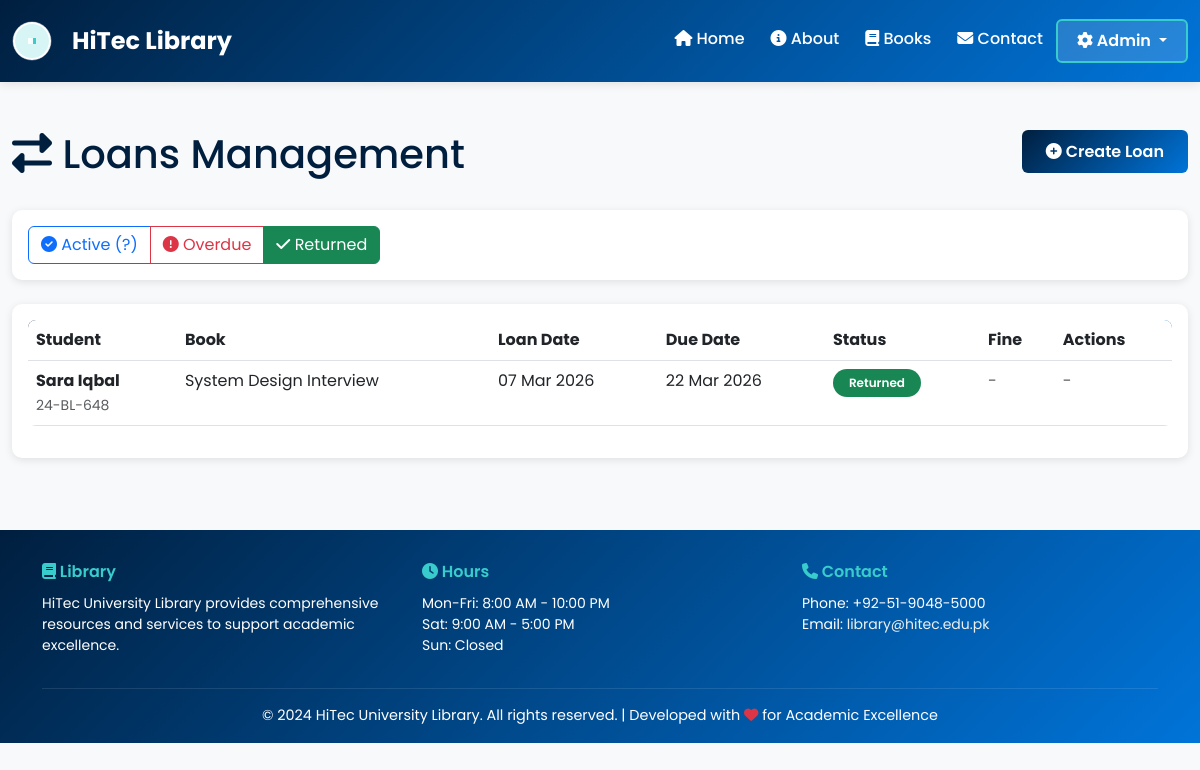
Page /admin/loans?status=returned (signed in) on the earlier database version.
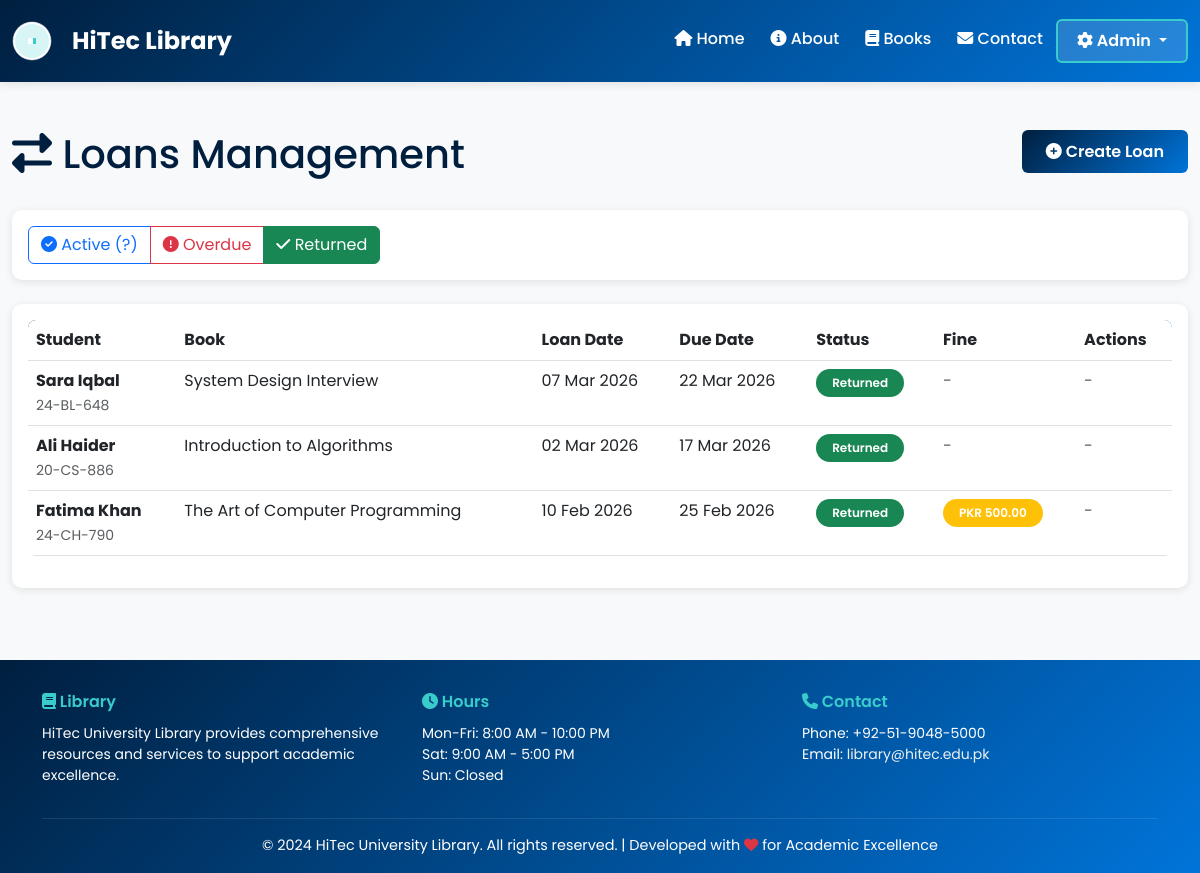
Same page on the later database version.
### app.py (models this page shows, shortened)
class Loan(db.Model):
    id = db.Column(db.Integer, primary_key=True)
    student_id = db.Column(db.Integer, db.ForeignKey('student.id'), nullable=False)
    book_id = db.Column(db.Integer, db.ForeignKey('book.id'), nullable=False)
    loan_date = db.Column(db.DateTime, default=get_utc_now)
    due_date = db.Column(db.DateTime, nullable=False)
    return_date = db.Column(db.DateTime)
    is_returned = db.Column(db.Boolean, default=False)
    fine_amount = db.Column(db.Float, default=0.0)
    def calculate_fine(self):
        if not self.is_returned:
            now = get_utc_now()
            if now > self.due_date:
                days_overdue = (now - self.due_date).days
                self.fine_amount = days_overdue * LATE_FEE_PER_DAY
        return self.fine_amount

class Student(db.Model):
    id = db.Column(db.Integer, primary_key=True)
    name = db.Column(db.String(150), nullable=False)
    email = db.Column(db.String(100), unique=True, nullable=False)
    roll_number = db.Column(db.String(20), unique=True, nullable=False)
    phone = db.Column(db.String(15))
    department = db.Column(db.String(100))
    semester = db.Column(db.Integer)
    library_card_number = db.Column(db.String(50), unique=True, nullable=False)
    card_status = db.Column(db.String(20), default='active')  # active, suspended, expired
    total_fines = db.Column(db.Float, default=0.0)
    registered_at = db.Column(db.DateTime, default=get_utc_now)
    loans = db.relationship('Loan', backref='student', lazy=True)
    reviews = db.relationship('Review', backref='student', lazy=True)

class Book(db.Model):
    id = db.Column(db.Integer, primary_key=True)
    title = db.Column(db.String(200), nullable=False)
    author = db.Column(db.String(150), nullable=False)
    isbn = db.Column(db.String(20), unique=True)
    genre = db.Column(db.String(50))
    year_published = db.Column(db.Integer)
    publisher = db.Column(db.String(150))
    total_copies = db.Column(db.Integer, default=1)
    available_copies = db.Column(db.Integer, default=1)
    cover_image = db.Column(db.String(500))
    description = db.Column(db.Text)
    average_rating = db.Column(db.Float, default=0.0)
    created_at = db.Column(db.DateTime, default=get_utc_now)
    loans = db.relationship('Loan', backref='book', lazy=True)
    reviews = db.relationship('Review', backref='book', lazy=True)

### app.py (the view)
@app.route('/admin/loans')
@login_required
def admin_loans():
    page = request.args.get('page', 1, type=int)
    status = request.args.get('status', 'active')
    query = Loan.query
    if status == 'active':
        query = query.filter_by(is_returned=False)
    elif status == 'overdue':
        query = query.filter(
            Loan.is_returned == False,
            Loan.due_date < get_utc_now()
        )
    elif status == 'returned':
        query = query.filter_by(is_returned=True)
    loans = query.order_by(Loan.loan_date.desc()).paginate(page=page, per_page=ITEMS_PER_PAGE)
    for loan in loans.items:
        loan.calculate_fine()
    return render_template('admin/loans.html', loans=loans, status=status)

### app.py (called while the page is built)
def login_required(f):
    @wraps(f)
    def decorated_function(*args, **kwargs):
        if 'admin_id' not in session:
            flash('Please login to access this page', 'warning')
            return redirect(url_for('admin_login'))
        return f(*args, **kwargs)
    return decorated_function

### templates/admin/loans.html (shortened to what the changed rows need)
{% extends "base.html" %}
{% block content %}
<div class="container-fluid py-4">
    <div class="row mb-4">
        <div class="col-md-8">
            <h1 class="text-primary">
                <i class="fas fa-exchange-alt"></i> Loans Management
            </h1>
        </div>
    </div>
    <div class="card border-0 shadow-sm">
        <div class="card-body">
            {% if loans.items %}
            <div class="table-responsive">
                <table class="table table-hover">
                    <thead>
                        <tr>
                            <th>Student</th>
                            <th>Book</th>
                            <th>Loan Date</th>
                            <th>Due Date</th>
                            <th>Status</th>
                            <th>Fine</th>
                            <th>Actions</th>
                        </tr>
                    </thead>
                    <tbody>
                        {% for loan in loans.items %}
                        <tr>
                            <td>
                                <strong>{{ loan.student.name }}</strong><br>
                                <small class="text-muted">{{ loan.student.roll_number }}</small>
                            </td>
                            <td>{{ loan.book.title[:40] }}</td>
                            <td>{{ loan.loan_date.strftime('%d %b %Y') }}</td>
                            <td>{{ loan.due_date.strftime('%d %b %Y') }}</td>
                            <td>
                                {% if loan.is_returned %}
                                    <span class="badge bg-success">Returned</span>
                                {% elif loan.is_overdue() %}
                                    <span class="badge bg-danger">Overdue</span>
                                {% else %}
                                    <span class="badge bg-info">Active</span>
                                {% endif %}
                            </td>
                            <td>
                                {% if loan.fine_amount > 0 %}
                                <span class="badge bg-warning">PKR {{ "%.2f"|format(loan.fine_amount) }}</span>
                                {% else %}
                                <span class="text-muted">-</span>
                                {% endif %}
                            </td>
                            <td>
                                {% if not loan.is_returned %}
                                <form method="POST" action="/admin/loans/{{ loan.id }}/return" style="display: inline;">
                                    <button type="submit" class="btn btn-sm btn-success" onclick="return confirm('Mark as returned?')">
                                        <i class="fas fa-check"></i> Return
                                    </button>
                                </form>
                                {% else %}
                                <span class="text-muted">-</span>
                                {% endif %}
                            </td>
                        </tr>
                        {% endfor %}
                    </tbody>
                </table>
            </div>
            {% else %}
            <div class="alert alert-info text-center py-4">
                <i class="fas fa-search fa-2x mb-2"></i>
                <p>No loans found</p>
            </div>
            {% endif %}
        </div>
    </div>
</div>
{% endblock %}

Differences in the rows shown:
added Loan: student.name "Ali Haider", student.roll_number "20-CS-886", book "Introduction to Algorithms", loan_date "02 Mar 2026", due_date "17 Mar 2026", is_returned "Returned"
added Loan: student.name "Fatima Khan", student.roll_number "24-CH-790", book "The Art of Computer Programming", loan_date "10 Feb 2026", due_date "25 Feb 2026", is_returned "Returned", fine_amount "500.00"
